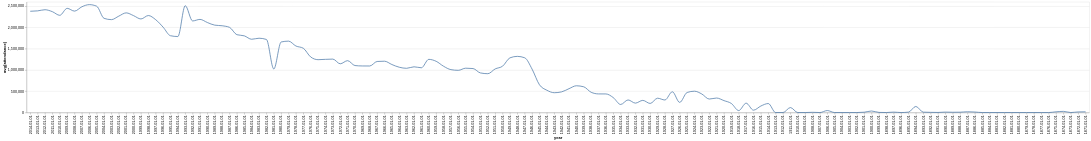

Vega-Lite specification for this chart:
### Vega-Lite specification from a JSON file in a GitHub repository (floating-point values rounded to 4 significant figures; data arrays with more than 128 entries replaced by an {"elided": "..."} marker saying what was removed)
{"data": {"values": {"elided": "144 records"}}, "mark": {"type": "line", "interpolate": "monotone"}, "encoding": {"x": {"field": "x_data", "type": "nominal", "title": "year", "sort": "descending"}, "y": {"field": "y_data", "type": "quantitative", "title": "avg(attendance)"}}}
